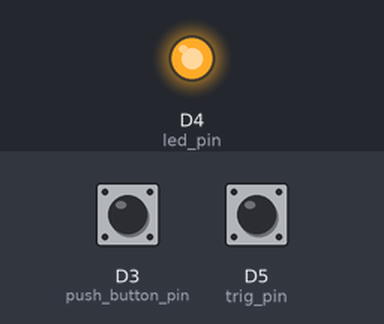
Simulated run of this sketch. Board: ESP8266 (NodeMCU). Parts: output pins drawn as LEDs (lit = HIGH). The inputs (shaded band) are chosen by the test bench; at power-on: D3 (push_button_pin) HIGH, D5 (trig_pin) HIGH. EEPROM starts erased; what the sketch prints to the serial monitor is not drawn.

Above: at 1.2 s.
1.3 s: D3 (push_button_pin) pulled LOW for 0.15 s
At 2.8 s:
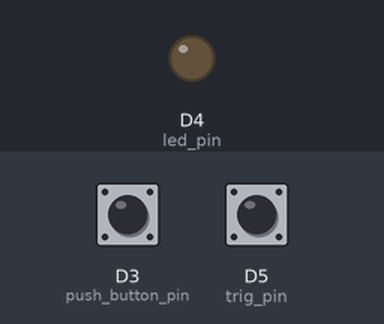
4.5 s: D3 (push_button_pin) pulled LOW for 1 s
At 6.5 s:
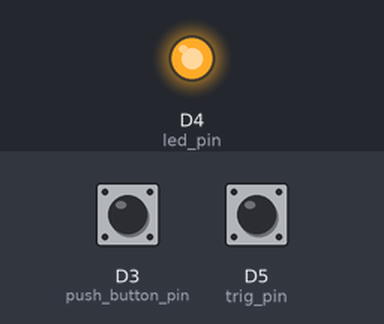
7.0 s: D3 (push_button_pin) pulled LOW for 3.2 s
At 11.2 s:
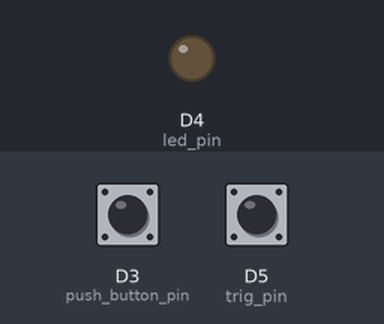
Timing chart, 0 to 12.7 s (numbered marks = the images above; inputs shaded):
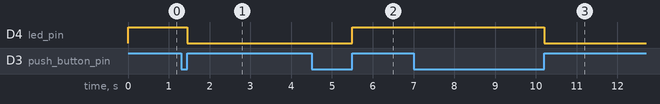

The sketch:

sim800l_dial_trigger.ino
```cpp
#include "dial_conf.h"
#include "vserial_io.h"

int trig_pin=D5;

boolean trig_flg=false;

void setup()
{
  pinMode(trig_pin,INPUT_PULLUP);
  initConfProcess(true);
  initVSerial(128,115200);
  Serial.begin(115200);
  Serial.println("START");
}

void loop()
{
  confProcess();
  processVSerial();
  if(!trig_flg && (digitalRead(trig_pin)==LOW)&&(digitalRead(trig_pin)==LOW))
  {
    dial();
    Serial.println("DIALING ...");
    trig_flg=true;
  }
  if(trig_flg && (digitalRead(trig_pin)==HIGH)&&(digitalRead(trig_pin)==HIGH))
  {
    trig_flg=false;
  }
}

void checkFunction()
{
  sendVSer("AT");
}

void processVSerial()
{
  if(fetchVSerData())
  {
    String dec=decodeVSer();
    Serial.println(dec);
    cmdVSer(dec);
  }
}

void cmdVSer(String a)
{
  if(a.equals("RING"))
  {
    hangPhone();
  }
}

void dial()
{
  if(stat_actv)
  {
    dn_str=loadDNumber();
    if(!dn_str.equals(""))
    {
      hangPhone();
      sendVSer("ATD"+dn_str+";");
    }
  }
}

void hangPhone()
{
  sendVSer("ATH");
}
```

dial_conf.h
```cpp
#include <EEPROM.h>
#include <ESP8266WiFi.h>
#include <ESP8266WebServer.h>

void initConfProcess(boolean);
void processHotspotFunction();
void toggleHotspot();
void ON();
void OFF();
void ON_AP();
void OFF_AP();
void confProcess();
void webServerProcess();
String getHtmlPage();
void initWebServer();
void confCmd(String);
void erase();
void checkCode();
void checkActive();
void setCode();
char getCode();
void setActive(boolean);
boolean getActive();
void setDNumber(String);
String loadDNumber();
void writeString(int,String);
String fetchString(int);

boolean stat_actv;
int conf=0;
int lst_msg=0;

String dn_str;

int code,actv,base,dn;

char symbol='S';

ESP8266WebServer ht_server(80);
int push_button_pin=D3;
int led_pin=LED_BUILTIN;
boolean led_flg;
boolean hflg=true;
boolean tflg=false;
String ssid_ap="K";
String key_ap="123456789";

void initConfProcess(boolean a)
{
  WiFi.mode(WIFI_AP);
  code=0;
  actv=1;
  base=2;
  dn=base;
  EEPROM.begin(25);
  checkCode();
  dn_str=loadDNumber();
  checkActive();
  led_flg=a;
  if(led_flg)
  {
    pinMode(led_pin,OUTPUT);
  }
  pinMode(push_button_pin,INPUT_PULLUP);
  toggleHotspot();
  initWebServer();
}

void processHotspotFunction()
{
  boolean cflg=(digitalRead(push_button_pin)==LOW)&&(digitalRead(push_button_pin)==LOW);
  if(tflg==cflg)
  {
    return;
  }
  tflg=cflg;
  if(!tflg)
  {
   toggleHotspot();
   delay(1);
  }
}

void toggleHotspot()
{
  if(!hflg)
  {
    ON_AP();
    hflg=true;
  }
  else
  {
    OFF_AP();
    hflg=false;
  }
}

void ON()
{
  setActive(true);
}

void OFF()
{
  setActive(false);
}

void ON_AP()
{
  WiFi.softAP(ssid_ap,key_ap);
  if(led_flg)
  {
    digitalWrite(led_pin,LOW);
  }
}

void OFF_AP()
{
  WiFi.softAPdisconnect();
  if(led_flg)
  {
    digitalWrite(led_pin,HIGH);
  }
}

void confProcess()
{
  processHotspotFunction();
  webServerProcess();
}

void initWebServer()
{
  ht_server.on("/",[]()
  {
    if(ht_server.args())
    {
      if(conf==0)
      {
        if(ht_server.hasArg("conf")&&ht_server.arg("conf").equals("Configure"))
        {
          conf=1;
        }
      }
      else if(conf==1)
      {
        if(ht_server.hasArg("conf")&&ht_server.arg("conf").equals("Exit"))
        {
          conf=0;
        }
        else if(ht_server.hasArg("stat_actv")&&ht_server.arg("stat_actv").equals("Activate"))
        {
          ON();
        }
        else if(ht_server.hasArg("stat_actv")&&ht_server.arg("stat_actv").equals("Deactivate"))
        {
          OFF();
        }
        else if(ht_server.hasArg("Update")&&ht_server.arg("Update").equals("Update"))
        {
          if(ht_server.hasArg("dn"))
          {
            setDNumber(ht_server.arg("dn"));
          }
        }
      }
    }
    ht_server.send(200,"text/html",getHtmlPage());
  });
  ht_server.begin();
}

String getHtmlPage()
{
  String conf_button=(conf==1)?"Exit":"Configure";
  String actv_button=(stat_actv)?"Deactivate":"Activate";
  String html;
  if(conf==1)
  {
    html="<!DOCTYPE html>\
    <html>\
    <body>\
    <h2><u>DIAL CONFIGURATION</u></h2>\
    <form action='/' method='post'>\
    <input type='submit' name='conf' value='"+conf_button+"'>\
    </form>\
    <br>\
    <form action='/' method='post'>\
    <input type='submit' name='stat_actv' value='"+actv_button+"'>\
    </form>\
    <br>\
    <br>\
    <form action='/' method='post'>\
    <label for='wkey'>Dialing Number :<br>\
    (type 'NULL' for storing Default)</label>\
    <br>\
    <input type='text' id='dn' name='dn' value='"+dn_str+"'>\
    <br>\
    <br>\
    <input type='submit' name='Update' value='Update'>\
    </form>\
    </body>\
    </html>";
  }
  else
  {
    html="<!DOCTYPE html>\
    <html>\
    <body>\
    <h2><u>DIAL CONFIGURATION</u></h2>\
    <form action='/' method='post'>\
    <input type='submit' name='conf' value='"+conf_button+"'>\
    </form>\
    </body>\
    </html>";
  }
  return html;
}

void webServerProcess()
{
  ht_server.handleClient();
}

void erase()
{
  OFF();
  setDNumber("NULL");
}

void checkCode()
{
  if(getCode()!=symbol)
  {
    setCode();
  }
}

void checkActive()
{
  stat_actv=getActive();
  if(stat_actv)
  {
    ON();
  }
  else
  {
    OFF();
  }
}


//#############################################################################################
//set get

//#############################################################################################
//code
void setCode()
{
  EEPROM.put(code,symbol);
  EEPROM.commit();
  erase();
}

char getCode()
{
  char ccd;
  EEPROM.get(code,ccd);
  return ccd;
}

//actv
void setActive(boolean a)
{
  stat_actv=a;
  char actv_c;
  if(a)
  {
    actv_c='1';
  }
  else
  {
    actv_c='0';
  }
  EEPROM.put(actv,actv_c);
  EEPROM.commit();
}

boolean getActive()
{
  char actv_c;
  EEPROM.get(actv,actv_c);
  return (actv_c=='1');
}

//Dialing Number
void setDNumber(String a)
{
  int dlen=a.length();
  if(dlen==4&&a.equals("NULL"))
  {
    writeString(dn,a);
    dn_str=a;
  }
  else if(dlen<=20)
  {
    writeString(dn,a);
    dn_str=a;
  }
}

String loadDNumber()
{
  String a=fetchString(dn);
  if(a.equals("NULL"))
  {
    a="";
  }
  return a;
}

//#############################################################################################

void writeString(int a,String b)
{
  uint8_t alen=b.length();
  EEPROM.put(a,alen);
  for(int i=0;i<alen;i++)
  {
    char c=b.charAt(i);
    EEPROM.put(a+1+i,c);
  }
  EEPROM.commit();
}

String fetchString(int b)
{
  String tmp="";
  uint8_t alen;
  EEPROM.get(b,alen);
  for(int i=0;i<alen;i++)
  {
    char c;
    EEPROM.get(b+1+i,c);
    tmp+=c;
  }
  return tmp;
}
```

vserial_io.h
```cpp
#include <SoftwareSerial.h>

void initVSerial(uint16_t,int);
boolean fetchVSerData();
void resetVSerPointer();
void enterVSerByte(uint8_t);
String decodeVSer();
void sendVSer(String);

uint8_t *vser_q;
uint16_t rsv_q_max;
uint16_t vser_pnt=0;

boolean car_flg=false;

SoftwareSerial vserial(D1,D2);

void initVSerial(uint16_t r,int baud)
{
  rsv_q_max=r;
  vser_q=(uint8_t*)calloc(rsv_q_max,sizeof(uint8_t));
  vserial.begin(baud);
}

boolean fetchVSerData()
{
  while(vserial.available())
  {
    uint8_t d=vserial.read();
    if(d=='\n')
    {
      if(car_flg)
      {
        car_flg=false;
        return true;
      }
      else
      {
        resetVSerPointer();
        break;
      }
    }
    else if(d=='\r')
    {
      if(car_flg)
      {
        resetVSerPointer();
      }
      else
      {
        car_flg=true;
      }
      break;
    }
    else
    {
      enterVSerByte(d);
    }
  }
  return false;
}

void resetVSerPointer()
{
  vser_pnt=0;
  car_flg=false;
}

void enterVSerByte(uint8_t d)
{
  if(vser_pnt<rsv_q_max)
  {
    vser_q[vser_pnt++]=d;
  }
  else
  {
    resetVSerPointer();
  }
}

String decodeVSer()
{
  if(vser_pnt==0)
  {
    return "";
  }
  String tmp="";
  tmp.reserve(vser_pnt);
  for(int i=0;i<vser_pnt;i++)
  {
    tmp+=(char)(vser_q[i]);
  }
  resetVSerPointer();
  return tmp;
}

void sendVSer(String a)
{
  vserial.println(a);
}
```

Measured:
- after the input at 1.3 s, D4 (led_pin): HIGH → LOW after 0.15 s
- after the input at 4.5 s, D4 (led_pin): LOW → HIGH after 1.0 s
- after the input at 7.0 s, D4 (led_pin): HIGH → LOW after 3.2 s
